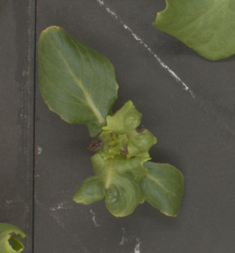
#> input picture snapshots/tb_snap.png, 235 x 253 px, found by its file name
$ python segmentation.py
#> lines starting #> are read from the running program, lines starting #| are printed output that depends on the picture
#> further down, image is the input picture: shape (253, 235, 3); mean R, G, B 84.6, 85.7, 67.9
from skimage import io, color, filters, segmentation, util
import matplotlib.pyplot as plt
import numpy as np


def elevation_map(rgb_im):
    """ Creates an elevation map of an RGB image based on sobel filtering

    :param rgb_im: numpy.ndarray, 3 dimensional array representing an RGB image
    :return: numpy.ndarray, 2 dimensional array representing an edge map
    """
    compound_sobel = filters.sobel(rgb_im)
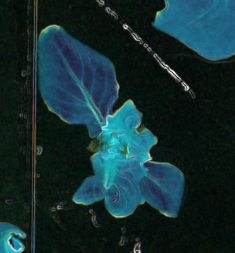
#> compound_sobel: shape (253, 235, 3) float64; mean R, G, B 0.0187, 0.0414, 0.0439; drawn with min black and max white
    compound_sobel = compound_sobel[:, :, 0] + compound_sobel[:, :, 1] + \
                     compound_sobel[:, :, 2]
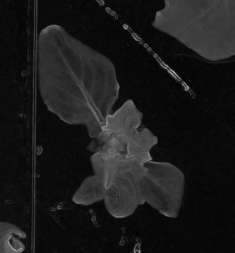
#> compound_sobel: shape (253, 235) float64; min 0.013, max 0.654, mean 0.104
    elevation = filters.sobel(compound_sobel)
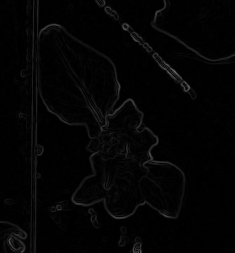
#> elevation: shape (253, 235) float64; min 2.02e-05, max 0.445, mean 0.0173
    return elevation


def map_grid(n_points, shape):
    """ Creates point grid within a certain shape

    :param n_points: int, number of points that the grid should contain
    :param shape: iterable, an iterable containing the rows (int) and
        columns (int)
    :return np.ndarray, a numpy array with the specified shape, containing an
        equally spaced grid with the specified number of points
    """
#> called with n_points = 1000, shape = (253, 235)
    grid = util.regular_grid(shape, n_points)
    grid_map = np.zeros(shape)
    print(image.shape)
#| (253, 235, 3)
    print(grid_map.shape)
    grid_map[grid] = np.arange(
        grid_map[grid].size).reshape(grid_map[grid].shape) + 1
    return grid_map


if __name__ == "__main__":
    image = io.imread("test_images/tb_snap.png")
    el_map = elevation_map(image)
    seeds = map_grid(1000, image.shape[0:2])
    plt.imshow(seeds)
    plt.show()
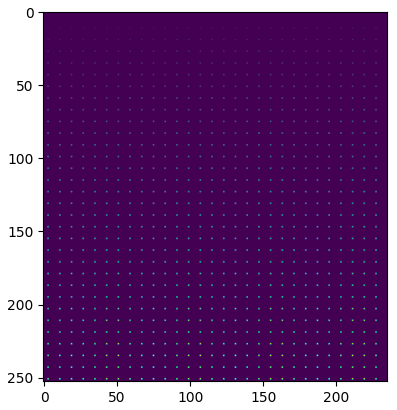
#> figure drawn by matplotlib, 1 panel
